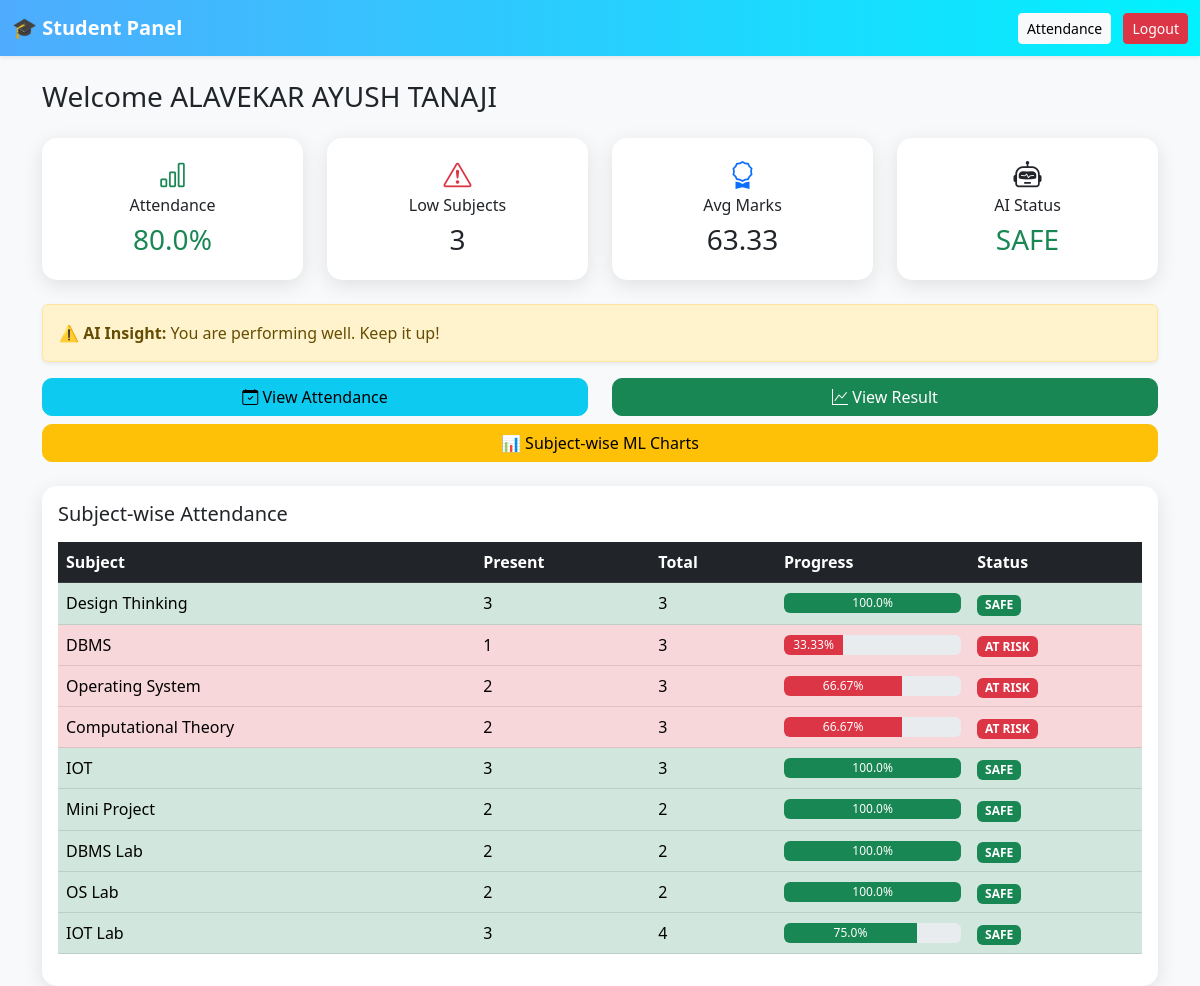
/dashboard (signed in), run on the app's committed database.
### models.py (models this page shows)
class Student(db.Model):
    student_id = db.Column(db.String(20), primary_key=True)
    name = db.Column(db.String(100))
    division = db.Column(db.String(5))
    class_name = db.Column(db.String(20))
    email = db.Column(db.String(100))
    password = db.Column(db.String(50))

class Subject(db.Model):
    subject_code = db.Column(db.String(10), primary_key=True)
    subject_name = db.Column(db.String(100))
    subject_type = db.Column(db.String(10))  # Theory / Lab

### app.py (the view, shortened to what this page needs)
@app.route("/dashboard", methods=["GET", "POST"])
def dashboard():
    if "student_id" not in session:
        return redirect("/student_login")
    userid = session["student_id"]
    student = Student.query.filter_by(student_id=userid).first()
    subjects = Subject.query.all()
    attendance_data = []
    for sub in subjects:
        total = Attendance.query.filter_by(
            student_id=userid,
            subject_code=sub.subject_code
        ).count()
        present = Attendance.query.filter_by(
            student_id=userid,
            subject_code=sub.subject_code,
            status="Present"
        ).count()
        percentage = 0 if total == 0 else round((present / total) * 100, 2)
        attendance_data.append({
            "name": sub.subject_name,
            "percent": percentage,
            "present": present,
            "total": total
        })
    total_classes = sum([row["total"] for row in attendance_data])
    total_present = sum([row["present"] for row in attendance_data])
    overall_percentage = 0 if total_classes == 0 else round(
        (total_present / total_classes) * 100, 2
    )
    low_count = len([s for s in attendance_data if s["percent"] < 75])
    marks = Marks.query.filter_by(student_id=userid).all()
    if marks:
        total = sum(m.internal + m.external + m.submission for m in marks)
        avg_marks = round(total / len(marks), 2)
    else:
        avg_marks = 0
    return render_template(
        "student_dashboard.html",
        name=student.name,
        subjects=attendance_data,
        overall=overall_percentage,
        low_count=low_count,
        avg_marks=avg_marks
    )

### templates/student_dashboard.html (shortened to what this page needs)
<!DOCTYPE html>
<html>
<head>
<link href="https://cdn.jsdelivr.net/npm/bootstrap@5.3.0/dist/css/bootstrap.min.css" rel="stylesheet">
<link rel="stylesheet" href="https://cdn.jsdelivr.net/npm/bootstrap-icons@1.10.5/font/bootstrap-icons.css">
</head>
<body class="bg-light">
<nav class="navbar navbar-dark shadow-sm">
<div class="container-fluid">
<span class="navbar-brand fw-bold">🎓 Student Panel</span>
<div>
<a href="/attendance_view" class="btn btn-light btn-sm me-2">Attendance</a>
<a href="/logout" class="btn btn-danger btn-sm">Logout</a>
</div>
</div>
</nav>
<div class="container mt-4">
<h3 class="mb-4">Welcome {{ name }}</h3>
<div class="row text-center mb-4">
<div class="col-md-3">
<div class="card p-3">
<i class="bi bi-bar-chart fs-3 text-success"></i>
<h6>Attendance</h6>
<h3 class="{{ 'text-success' if overall >= 75 else 'text-danger' }}">
{{ overall }}%
</h3>
</div>
</div>
<div class="col-md-3">
<div class="card p-3">
<i class="bi bi-exclamation-triangle fs-3 text-danger"></i>
<h6>Low Subjects</h6>
<h3>{{ low_count }}</h3>
</div>
</div>
<div class="col-md-3">
<div class="card p-3">
<i class="bi bi-award fs-3 text-primary"></i>
<h6>Avg Marks</h6>
<h3>{{ avg_marks }}</h3>
</div>
</div>
<div class="col-md-3">
<div class="card p-3">
<i class="bi bi-robot fs-3 text-dark"></i>
<h6>AI Status</h6>
<h3 class="{{ 'text-success' if overall >= 75 else 'text-danger' }}">
{{ 'SAFE' if overall >= 75 else 'AT RISK' }}
</h3>
</div>
</div>
</div>
<div class="alert alert-warning shadow-sm">
⚠️ <b>AI Insight:</b>
{% if overall < 75 %}
Your attendance is below 75%. Attend more lectures to stay safe.
{% else %}
You are performing well. Keep it up!
{% endif %}
</div>
<div class="row mb-4">
<div class="col-md-6">
<a href="/attendance_view" class="btn btn-info btn-custom w-100">
<i class="bi bi-calendar-check"></i> View Attendance
</a>
</div>
<div class="col-md-6">
<a href="/result" class="btn btn-success btn-custom w-100">
<i class="bi bi-graph-up"></i> View Result
</a>
</div>
<div class="col-md-12 mt-2">
<a href="/student_subject_prediction" class="btn btn-warning btn-custom w-100">
📊 Subject-wise ML Charts
</a>
</div>
</div>
<div class="card">
<div class="card-body">
<h5 class="mb-3">Subject-wise Attendance</h5>
<table class="table table-hover align-middle">
<thead class="table-dark">
<tr>
<th>Subject</th>
<th>Present</th>
<th>Total</th>
<th>Progress</th>
<th>Status</th>
</tr>
</thead>
<tbody>
{% for s in subjects %}
<tr class="{% if s.percent < 75 %}table-danger{% else %}table-success{% endif %}">
<td>{{ s.name }}</td>
<td>{{ s.present }}</td>
<td>{{ s.total }}</td>
<td>
<div class="progress" style="height: 20px;">
<div class="progress-bar
{% if s.percent < 75 %}bg-danger{% else %}bg-success{% endif %}"
style="width: {{ s.percent }}%">
{{ s.percent }}%
</div>
</div>
</td>
<td>
{% if s.percent < 75 %}
<span class="badge bg-danger">AT RISK</span>
{% else %}
<span class="badge bg-success">SAFE</span>
{% endif %}
</td>
</tr>
{% endfor %}
</tbody>
</table>
</div>
</div>
</div>
</body>
</html>

### templates/student_dashboard.html (style rules this page uses)
body { animation: fadeIn 0.5s ease-in; }
.card { border: none; border-radius: 15px; box-shadow: 0 5px 20px rgba(0,0,0,0.1); transition: 0.3s; }
.btn-custom { border-radius: 10px; font-weight: 500; }
.navbar { background: linear-gradient(90deg,#4facfe,#00f2fe); }

### data on the page
Student: name "ALAVEKAR AYUSH TANAJI"
Subject: name "Design Thinking", present "3", total "3", percent "100.0", shows "SAFE"
Subject: name "DBMS", present "1", total "3", percent "33.33", shows "AT RISK"
Subject: name "Operating System", present "2", total "3", percent "66.67", shows "AT RISK"
Subject: name "Computational Theory", present "2", total "3", percent "66.67", shows "AT RISK"
Subject: name "IOT", present "3", total "3", percent "100.0", shows "SAFE"
Subject: name "Mini Project", present "2", total "2", percent "100.0", shows "SAFE"
Subject: name "DBMS Lab", present "2", total "2", percent "100.0", shows "SAFE"
Subject: name "OS Lab", present "2", total "2", percent "100.0", shows "SAFE"
Subject: name "IOT Lab", present "3", total "4", percent "75.0", shows "SAFE"

### other printed values
{{ overall }} "80.0"
{{ low_count }} "3"
{{ avg_marks }} "63.33"
{{ 'SAFE' if overall >= 75 else 'AT RISK' }} "SAFE"
